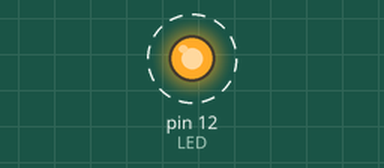
This sketch was run on a simulated Arduino Uno, built with avr-gcc and run on an emulated ATmega328P. On the bench: output pins drawn as LEDs (lit = HIGH). Dashed ring = blinking.

Above: at 0.05 s.
Timing chart, 0 to 3.0 s (numbered marks = the images above):
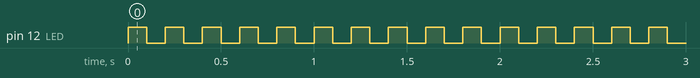

Measured:
- by itself, pin 12 (LED): alternates HIGH for 0.10 s and LOW for 0.10 s

The sketch:

Hola_mundo.ino
```cpp
unsigned char LED = 12;
unsigned int btime = 100;
void setup() {
  // put your setup code here, to run once:
  pinMode(LED,OUTPUT);
}

void loop() {
  // put your main code here, to run repeatedly:
  digitalWrite(LED,HIGH);
  delay(btime);
  digitalWrite(LED, LOW);
  delay(btime);
}
```
